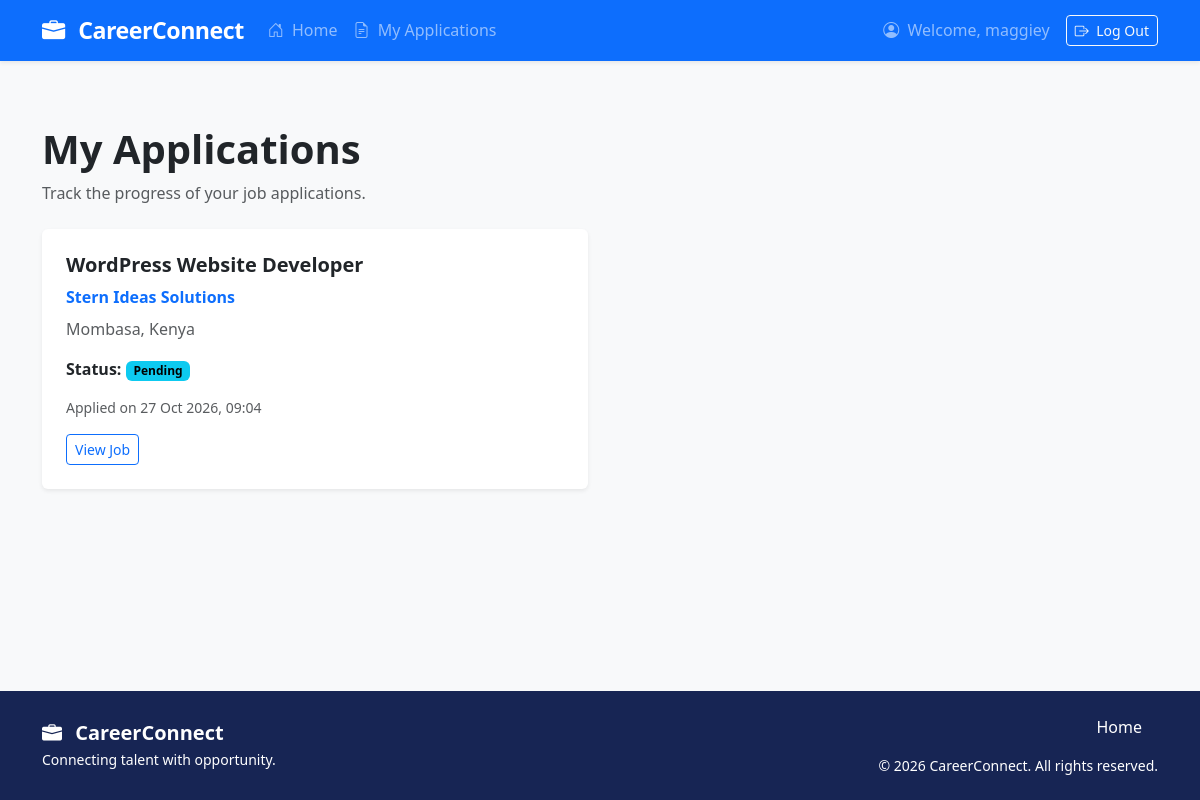
Screenshot of /applications/my-applications/ (signed in) with the database file from the repository.
### applications/models.py (models this page shows, shortened)
class Application(models.Model):
    STATUS_CHOICES = [
        ("PENDING", "Pending"),
        ("REVIEWING", "Under Review"),
        ("SHORTLISTED", "Shortlisted"),
        ("REJECTED", "Rejected"),
        ("ACCEPTED", "Accepted"),
    ]
    applicant = models.ForeignKey(
        User,
        on_delete=models.CASCADE,
        related_name="job_applications"
    )
    job = models.ForeignKey(
        Job,
        on_delete=models.CASCADE,
        related_name="applications"
    )
    cv = models.FileField(upload_to="cvs/")
    cover_letter = models.TextField(blank=True)
    status = models.CharField(
        max_length=20,
        choices=STATUS_CHOICES,
        default="PENDING"
    )
    applied_at = models.DateTimeField(auto_now_add=True)
    class Meta:
        ordering = ["-applied_at"]
        constraints = [
            models.UniqueConstraint(
                fields=["applicant", "job"],
                name="unique_application_per_job"
            )
        ]

### jobs/models.py (models this page shows, shortened)
class Job(models.Model):
    EMPLOYMENT_TYPES = [
        ("FT", "Full-time"),
        ("PT", "Part-time"),
        ("CT", "Contract"),
        ("IN", "Internship"),
        ("RM", "Remote"),
    ]
    employer = models.ForeignKey(
        User,
        on_delete=models.CASCADE,
        related_name="posted_jobs",
        null=True,
        blank=True,
    )
    title = models.CharField(max_length=200)
    company = models.CharField(max_length=150)
    location = models.CharField(max_length=150)
    employment_type = models.CharField(
        max_length=2,
        choices=EMPLOYMENT_TYPES,
        default="FT",
    )
    description = models.TextField()
    salary = models.CharField(max_length=100, blank=True)
    created_at = models.DateTimeField(auto_now_add=True)
    is_active = models.BooleanField(default=True)
    class Meta:
        ordering = ["-created_at"]

### applications/views.py (the view)
# urls.py: path("my-applications/", views.my_applications, name="my_applications"),
@login_required
def my_applications(request):
    applications = Application.objects.filter(
        applicant=request.user
    ).select_related("job")
    return render(
        request,
        "applications/my_applications.html",
        {"applications": applications},
    )

### templates/applications/my_applications.html (shortened to what this page needs)
{% extends "base.html" %}
{% block content %}
<div class="container py-5">
    <h1 class="fw-bold mb-2">My Applications</h1>
    <p class="text-muted mb-4">
        Track the progress of your job applications.
    </p>
    {% if applications %}
        <div class="row g-4">
            {% for application in applications %}
                <div class="col-12 col-lg-6">
                    <div class="card border-0 shadow-sm h-100">
                        <div class="card-body p-4">
                            <h2 class="h5 fw-bold">
                                {{ application.job.title }}
                            </h2>
                            <p class="text-primary fw-semibold mb-2">
                                {{ application.job.company }}
                            </p>
                            <p class="text-muted mb-3">
                                {{ application.job.location }}
                            </p>
                            <p>
                                <strong>Status:</strong>
                                <span class="badge text-bg-info">
                                    {{ application.get_status_display }}
                                </span>
                            </p>
                            <p class="small text-muted">
                                Applied on
                                {{ application.applied_at|date:"d M Y, H:i" }}
                            </p>
                            <a href="{% url 'job_detail' application.job.id %}"
                               class="btn btn-outline-primary btn-sm">
                                View Job
                            </a>
                        </div>
                    </div>
                </div>
            {% endfor %}
        </div>
    {% endif %}
</div>
{% endblock %}

### templates/base.html (shortened to what this page needs)
<!DOCTYPE html>
<html lang="en">
<head>
    <link
        href="https://cdn.jsdelivr.net/npm/bootstrap@5.3.3/dist/css/bootstrap.min.css"
        rel="stylesheet"
    >
    <link
        rel="stylesheet"
        href="https://cdn.jsdelivr.net/npm/bootstrap-icons@1.11.3/font/bootstrap-icons.min.css"
    >
</head>
<body>
    <nav class="navbar navbar-expand-lg navbar-dark bg-primary shadow-sm">
        <div class="container">
            <a class="navbar-brand fw-bold"
               href="{% url 'home' %}">
                <i class="bi bi-briefcase-fill me-2"></i>
                CareerConnect
            </a>
            <div class="collapse navbar-collapse" id="mainNavbar">
                <ul class="navbar-nav me-auto mb-2 mb-lg-0">
                    <li class="nav-item">
                        <a class="nav-link" href="{% url 'home' %}">
                            <i class="bi bi-house-door me-1"></i>
                            Home
                        </a>
                    </li>
                    {% if user.is_authenticated %}
                        {% if user.profile.role == "JOB_SEEKER" %}
                            <li class="nav-item">
                                <a class="nav-link"
                                   href="{% url 'my_applications' %}">
                                    <i class="bi bi-file-earmark-text me-1"></i>
                                    My Applications
                                </a>
                            </li>
                        {% endif %}
                    {% endif %}
                </ul>
                <ul class="navbar-nav ms-auto align-items-lg-center">
                    {% if user.is_authenticated %}
                        <li class="nav-item">
                            <span class="nav-link">
                                <i class="bi bi-person-circle me-1"></i>
                                Welcome, {{ user.username }}
                            </span>
                        </li>
                        <li class="nav-item ms-lg-2">
                            <form method="post"
                                  action="{% url 'logout' %}"
                                  class="d-inline">
                                <button type="submit"
                                        class="btn btn-outline-light btn-sm mt-1 mb-1">
                                    <i class="bi bi-box-arrow-right me-1"></i>
                                    Log Out
                                </button>
                            </form>
                        </li>
                    {% endif %}
                </ul>
            </div>
        </div>
    </nav>
    <main>
        {% block content %}
        {% endblock %}
    </main>
    <footer class="site-footer py-4 mt-5">
        <div class="container">
            <div class="row align-items-center gy-3">
                <div class="col-md-6 text-center text-md-start">
                    <h5 class="fw-bold mb-1">
                        <i class="bi bi-briefcase-fill me-2"></i>
                        CareerConnect
                    </h5>
                    <p class="mb-0 small">
                        Connecting talent with opportunity.
                    </p>
                </div>
                <div class="col-md-6 text-center text-md-end">
                    <a href="{% url 'home' %}" class="me-3">
                        Home
                    </a>
                    <p class="small mt-3 mb-0">
                        &copy; {% now "Y" %} CareerConnect.
                        All rights reserved.
                    </p>
                </div>
            </div>
        </div>
    </footer>
</body>
</html>

### templates/base.html (style rules this page uses)
body { min-height: 100vh; display: flex; flex-direction: column; background-color: #f8f9fa; }
main { flex: 1; }
.navbar-brand { font-size: 1.45rem; letter-spacing: -0.5px; }
.navbar .nav-link { font-weight: 500; }
.site-footer { background-color: #172554; color: #ffffff; }
.site-footer a { color: #ffffff; text-decoration: none; }

### rows the page displays
Application: job "WordPress Website Developer", job.company "Stern Ideas Solutions", job.location "Mombasa, Kenya", status "Pending", applied_at "27 Oct 2026, 09:04"

### other values shown
{{ user.username }} "maggiey"
